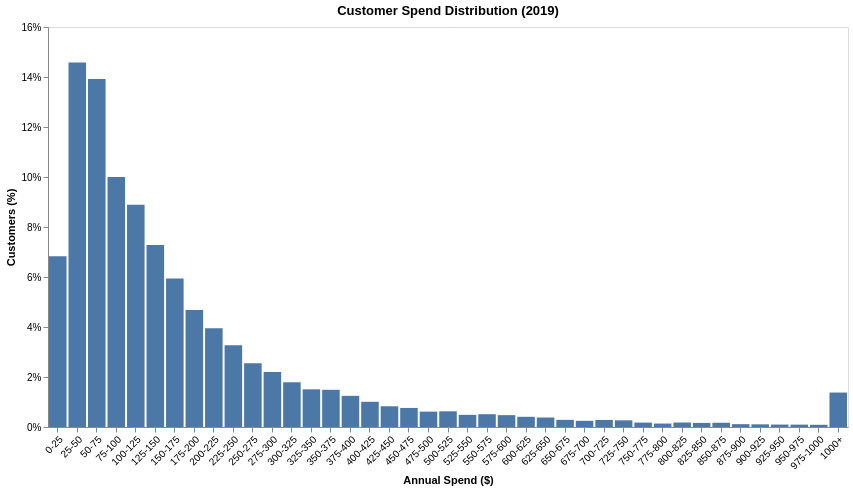

The cell this chart's notebook holds for it:
### Code cell
distribution_barplot(
    create_distribution(
        cust_data_2019, 
        column="Spend", 
        **create_bins_labels(bin_width=25, max_cutoff=1000)
    ),
    column="Spend",
    title="Customer Spend Distribution (2019)",
    x_title="Annual Spend ($)"
)

### Figure 1 — Vega-Lite specification as saved in the notebook (floating-point values rounded to 4 significant figures)
{"config": {"view": {"continuousWidth": 300, "continuousHeight": 300}}, "data": {"name": "data-61e0a6293f60a00f7ef619f27a97c0fb"}, "mark": {"type": "bar", "opacity": 1.0}, "encoding": {"tooltip": [{"field": "Range", "title": "Range", "type": "nominal"}, {"field": "Customers", "format": ",", "title": "Customers", "type": "quantitative"}, {"field": "Percent", "format": ".1%", "title": "Customers (%)", "type": "quantitative"}], "x": {"axis": {"grid": false, "labelAngle": -45}, "field": "Range", "sort": ["0-25", "25-50", "50-75", "75-100", "100-125", "125-150", "150-175", "175-200", "200-225", "225-250", "250-275", "275-300", "300-325", "325-350", "350-375", "375-400", "400-425", "425-450", "450-475", "475-500", "500-525", "525-550", "550-575", "575-600", "600-625", "625-650", "650-675", "675-700", "700-725", "725-750", "750-775", "775-800", "800-825", "825-850", "850-875", "875-900", "900-925", "925-950", "950-975", "975-1000", "1000+"], "title": "Annual Spend ($)", "type": "nominal"}, "y": {"axis": {"format": "%", "grid": false}, "field": "Percent", "title": "Customers (%)", "type": "quantitative"}}, "height": 400, "title": "Customer Spend Distribution (2019)", "width": 800, "$schema": "https://vega.github.io/schema/vega-lite/v6.4.1.json", "datasets": {"data-61e0a6293f60a00f7ef619f27a97c0fb": [{"Range": "0-25", "Customers": 2176, "Percent": 0.06831}, {"Range": "25-50", "Customers": 4644, "Percent": 0.1458}, {"Range": "50-75", "Customers": 4433, "Percent": 0.1392}, {"Range": "75-100", "Customers": 3184, "Percent": 0.09995}, {"Range": "100-125", "Customers": 2833, "Percent": 0.08893}, {"Range": "125-150", "Customers": 2318, "Percent": 0.07277}, {"Range": "150-175", "Customers": 1893, "Percent": 0.05943}, {"Range": "175-200", "Customers": 1492, "Percent": 0.04684}, {"Range": "200-225", "Customers": 1258, "Percent": 0.03949}, {"Range": "225-250", "Customers": 1041, "Percent": 0.03268}, {"Range": "250-275", "Customers": 811, "Percent": 0.02546}, {"Range": "275-300", "Customers": 701, "Percent": 0.02201}, {"Range": "300-325", "Customers": 570, "Percent": 0.01789}, {"Range": "325-350", "Customers": 480, "Percent": 0.01507}, {"Range": "350-375", "Customers": 474, "Percent": 0.01488}, {"Range": "375-400", "Customers": 397, "Percent": 0.01246}, {"Range": "400-425", "Customers": 321, "Percent": 0.01008}, {"Range": "425-450", "Customers": 264, "Percent": 0.008288}, {"Range": "450-475", "Customers": 243, "Percent": 0.007628}, {"Range": "475-500", "Customers": 196, "Percent": 0.006153}, {"Range": "500-525", "Customers": 200, "Percent": 0.006278}, {"Range": "525-550", "Customers": 155, "Percent": 0.004866}, {"Range": "550-575", "Customers": 163, "Percent": 0.005117}, {"Range": "575-600", "Customers": 151, "Percent": 0.00474}, {"Range": "600-625", "Customers": 130, "Percent": 0.004081}, {"Range": "625-650", "Customers": 121, "Percent": 0.003798}, {"Range": "650-675", "Customers": 91, "Percent": 0.002857}, {"Range": "675-700", "Customers": 79, "Percent": 0.00248}, {"Range": "700-725", "Customers": 90, "Percent": 0.002825}, {"Range": "725-750", "Customers": 85, "Percent": 0.002668}, {"Range": "750-775", "Customers": 56, "Percent": 0.001758}, {"Range": "775-800", "Customers": 44, "Percent": 0.001381}, {"Range": "800-825", "Customers": 57, "Percent": 0.001789}, {"Range": "825-850", "Customers": 52, "Percent": 0.001632}, {"Range": "850-875", "Customers": 54, "Percent": 0.001695}, {"Range": "875-900", "Customers": 36, "Percent": 0.00113}, {"Range": "900-925", "Customers": 34, "Percent": 0.001067}, {"Range": "925-950", "Customers": 31, "Percent": 0.0009732}, {"Range": "950-975", "Customers": 30, "Percent": 0.0009418}, {"Range": "975-1000", "Customers": 28, "Percent": 0.000879}, {"Range": "1000+", "Customers": 439, "Percent": 0.01378}]}}
